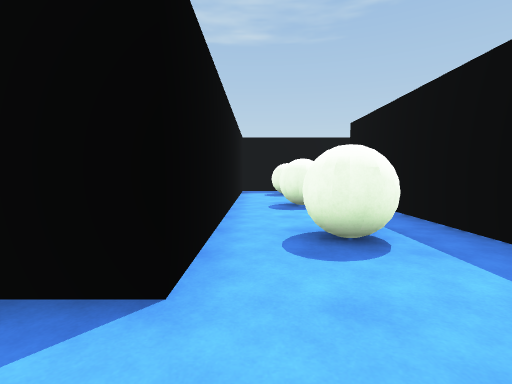
[1] (above)

13 first-person views from a walk through a Unity game level. The camera is 1.4 m above the floor, tilts 4° down and sees 85° across. The floor is counted in squares, 2 m on a side. Each view is taken from the middle of a square. On the plan, view 1 faces up. The plan holds only what a view shows up to about 9 squares ahead; the rest is blank. The place goes on beyond the plan. The player character is not drawn.

[2]
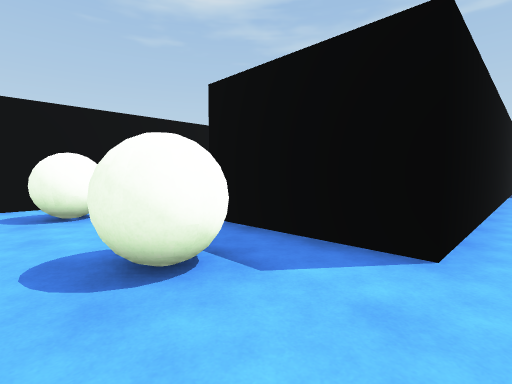

[3]
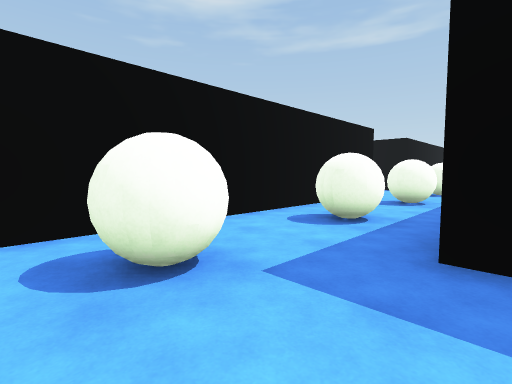

[4]
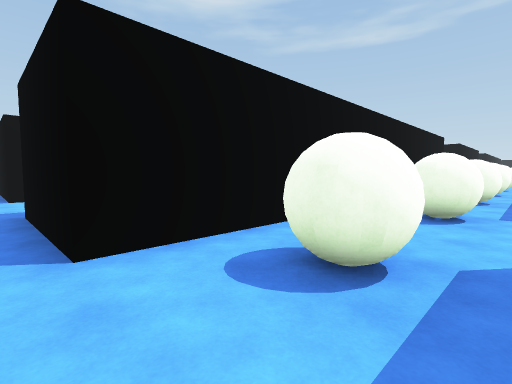

[5]
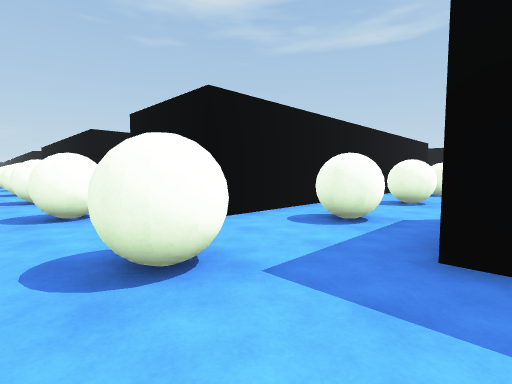

[6]
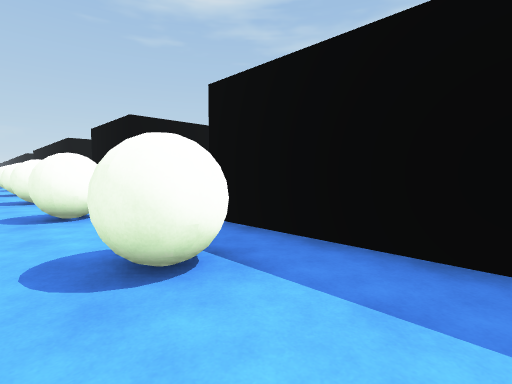

[7]
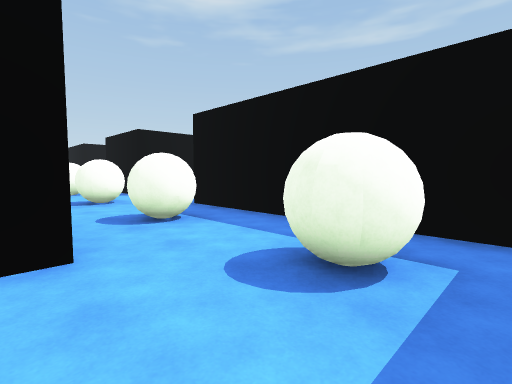

[8]
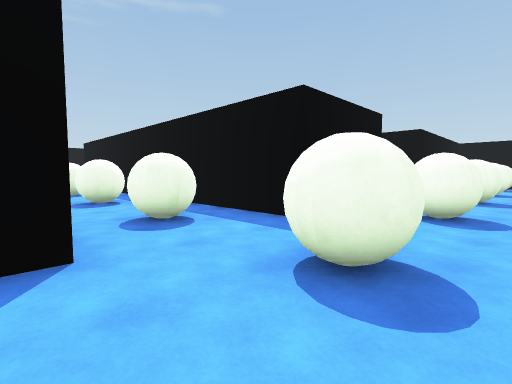

[9]
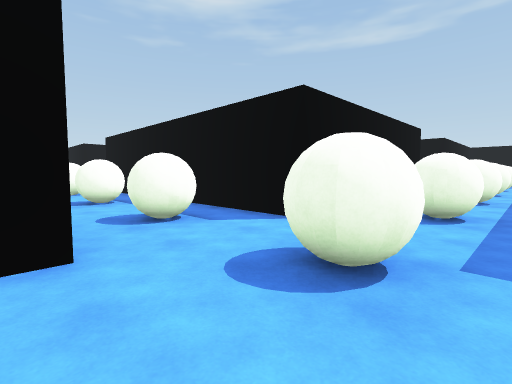

[10]
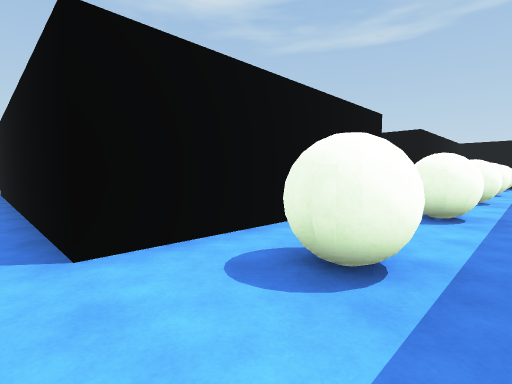

[11]
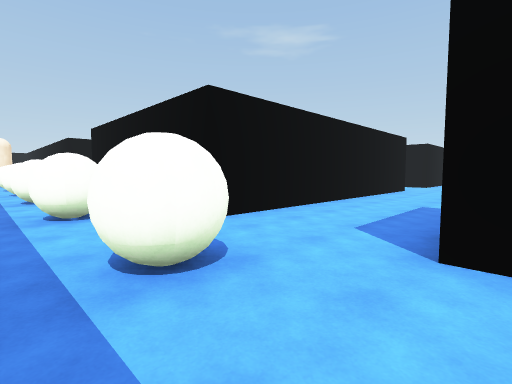

[12]
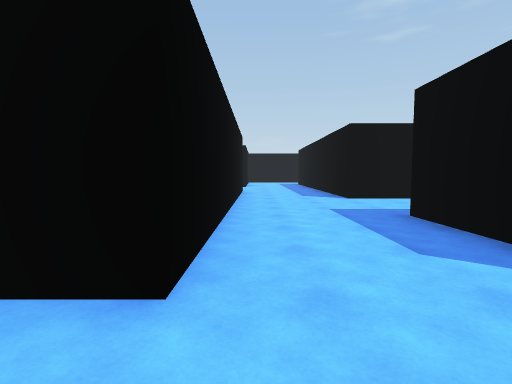

[13]
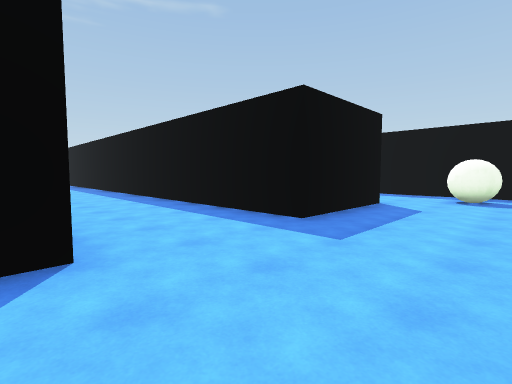

### Floor plan
Points are (right, up) in squares from view 1. A wall is a line through its corners. A room is listed if a view was taken in it or the views show most of it. See-through windows are left out.
Room 1 (views 1, 2, 3, 4, 5, 6, 7, 8, 9, 10, 11, 12, 13)
walls: (-0.5, 10.1) (-0.5, 2.4); (-6.5, 4.6) (-6.5, 1.6); (-2.4, 1.5) (-3.4, 1.5); (-9.5, 2.1) (-9.5, 5.2); (-12.4, 4.5) (-15.5, 4.5) (-15.5, 11.2); (-6.5, 0.1) (-6.5, -4.4); (2.5, 2.6) (2.5, 5.1); (-12.5, -1.6) (-12.5, -2.6); (-18.5, 6.2) (-18.5, 4.5) (-20, 4.5); (-7.1, -4.5) (-9.5, -4.5) (-9.5, -1.4); (-0.6, -4.5) (-3.5, -4.5); (1.9, -4.5) (1, -4.5); (-12.4, -4.5) (-20.5, -4.5); (-19.9, 1.5) (-12.6, 1.5)
objects: ball (-20, -6); ball (-17, -6); ball (-14, -6); ball (-11, -6); ball (-11, -3); ball (-11, 0); ball (-11, 3); ball (-11, 6); ball (-8, -6); ball (-5, -6); ball (-5, -3); ball (-5, 0); ball (-5, 3); ball (-5, 6); ball (-5, 9); ball (-2, -6); ball (-2, 0); ball (1, -6); ball (1, 3); ball (1, 6); ball (1, 9)

Where each view was taken, in squares from view 1:
view 1: 0 up, 0 right, facing up
view 2: 1 down, 0 right, facing up-left
view 3: 1 down, 3 left, facing up-left
view 4: 5 down, 4 left, facing up-left
view 5: 7 down, 3 left, facing up-left
view 6: 7 down, 0 right, facing up-left
view 7: 8 down, 2 right, facing up-left
view 8: 7 down, 13 left, facing up-right
view 9: 8 down, 10 left, facing up-left
view 10: 5 down, 10 left, facing up-left
view 11: 5 up, 10 left, facing down-left
view 12: 2 up, 11 left, facing left
view 13: 2 up, 19 left, facing up-right
